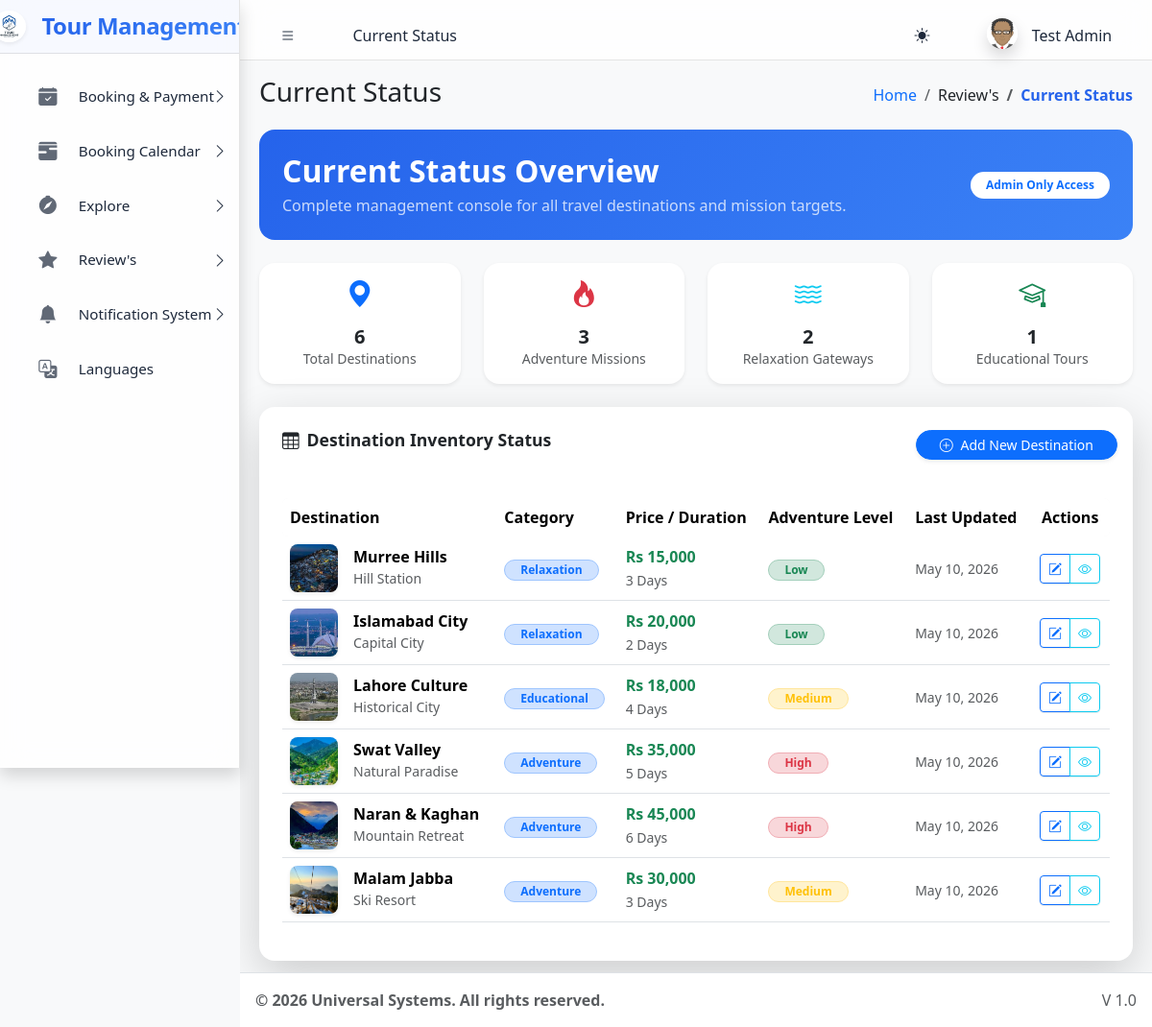
The app's page /dashboards/super_admin/current_status.php (signed in) with its own data.
### tables this page shows
CREATE TABLE `sys_pages` (
  `id` int(11) NOT NULL,
  `parent_id` int(11) DEFAULT 0,
  `page_name` varchar(100) NOT NULL,
  `page_url` varchar(255) DEFAULT '#',
  `icon_class` varchar(50) DEFAULT 'bi bi-circle',
  `sort_order` int(11) DEFAULT 0
);

CREATE TABLE `destinations` (
  `id` int(11) NOT NULL,
  `name` varchar(255) NOT NULL,
  `type` varchar(100) DEFAULT NULL,
  `hero_image` varchar(255) DEFAULT NULL,
  `duration` varchar(50) DEFAULT NULL,
  `price` varchar(50) DEFAULT NULL,
  `intensity` enum('Low','Medium','High') DEFAULT NULL,
  `description` text DEFAULT NULL,
  `environment` text DEFAULT NULL,
  `accommodation` text DEFAULT NULL,
  `activities` longtext DEFAULT NULL CHECK (json_valid(`activities`)),
  `is_deleted` tinyint(1) DEFAULT 0,
  `category` enum('Adventure','Relaxation','Educational') DEFAULT 'Adventure',
  `gravity_level` varchar(50) DEFAULT '1.0g',
  `itinerary` longtext DEFAULT NULL CHECK (json_valid(`itinerary`)),
  `route_data` longtext DEFAULT NULL CHECK (json_valid(`route_data`)),
  `created_at` timestamp NOT NULL DEFAULT current_timestamp()
);

### dashboards/super_admin/current_status.php (the view, shortened to what this page needs)
<?php
require_once '../../includes/header.php';
$query = "SELECT * FROM destinations WHERE is_deleted = 0 ORDER BY created_at DESC";
$destinations = $pdo->query($query)->fetchAll();
$totalDestinations = count($destinations);
$adventureTours = 0;
$relaxationTours = 0;
$educationalTours = 0;
foreach($destinations as $d) {
    if($d['category'] == 'Adventure') $adventureTours++;
    elseif($d['category'] == 'Relaxation') $relaxationTours++;
    elseif($d['category'] == 'Educational') $educationalTours++;
}
?>
<div class="row">
    <div class="col-12">
        <div class="p-4 rounded-4 mb-4" style="background: linear-gradient(135deg, var(--app-primary-blue) 0%, var(--app-accent-blue) 100%); color: white;">
            <div class="d-flex justify-content-between align-items-center">
                <div>
                    <h2 class="fw-bold mb-1">Current Status Overview</h2>
                    <p class="opacity-75 mb-0">Complete management console for all travel destinations and mission targets.</p>
                </div>
                <div class="text-end">
                    <span class="badge bg-white text-primary px-3 py-2 rounded-pill fw-bold">Admin Only Access</span>
                </div>
            </div>
        </div>
    </div>
</div>
<div class="row mb-4">
    <div class="col-md-3">
        <div class="card border-0 shadow-sm rounded-4 text-center p-3 h-100">
            <i class="bi bi-geo-alt-fill text-primary h3"></i>
            <h5 class="fw-bold mb-0 mt-2"><?= $totalDestinations ?></h5>
            <small class="text-muted">Total Destinations</small>
        </div>
    </div>
    <div class="col-md-3">
        <div class="card border-0 shadow-sm rounded-4 text-center p-3 h-100">
            <i class="bi bi-fire text-danger h3"></i>
            <h5 class="fw-bold mb-0 mt-2"><?= $adventureTours ?></h5>
            <small class="text-muted">Adventure Missions</small>
        </div>
    </div>
    <div class="col-md-3">
        <div class="card border-0 shadow-sm rounded-4 text-center p-3 h-100">
            <i class="bi bi-water text-info h3"></i>
            <h5 class="fw-bold mb-0 mt-2"><?= $relaxationTours ?></h5>
            <small class="text-muted">Relaxation Gateways</small>
        </div>
    </div>
    <div class="col-md-3">
        <div class="card border-0 shadow-sm rounded-4 text-center p-3 h-100">
            <i class="bi bi-mortarboard text-success h3"></i>
            <h5 class="fw-bold mb-0 mt-2"><?= $educationalTours ?></h5>
            <small class="text-muted">Educational Tours</small>
        </div>
    </div>
</div>
<div class="card card-outline card-primary shadow-lg border-0 rounded-4">
    <div class="card-header bg-transparent border-0 pt-4 px-4">
        <h3 class="card-title fw-bold"><i class="bi bi-table me-2"></i>Destination Inventory Status</h3>
        <div class="card-tools">
            <a href="manage_destinations.php" class="btn btn-primary btn-sm rounded-pill px-4 shadow-sm">
                <i class="bi bi-plus-circle me-1"></i> Add New Destination
            </a>
        </div>
    </div>
    <div class="card-body p-4">
        <div class="table-responsive">
            <table class="table table-hover align-middle">
                <thead class="bg-light">
                    <tr>
                        <th class="border-0 rounded-start">Destination</th>
                        <th class="border-0">Category</th>
                        <th class="border-0">Price / Duration</th>
                        <th class="border-0">Adventure Level</th>
                        <th class="border-0">Last Updated</th>
                        <th class="border-0 rounded-end text-center">Actions</th>
                    </tr>
                </thead>
                <tbody>
                    <?php foreach($destinations as $dest):
                        $imgSrc = (strpos($dest['hero_image'], 'http') === 0) ? $dest['hero_image'] : BASE_URL . $dest['hero_image'];
                        $badgeColor = 'success';
                        if($dest['intensity'] == 'Medium') $badgeColor = 'warning';
                        if($dest['intensity'] == 'High') $badgeColor = 'danger';
                    ?>
                    <tr>
                        <td>
                            <div class="d-flex align-items-center">
                                <img src="<?= $imgSrc ?>" class="rounded-3 me-3 shadow-sm" style="width: 50px; height: 50px; object-fit: cover;">
                                <div>
                                    <h6 class="fw-bold mb-0"><?= htmlspecialchars($dest['name']) ?></h6>
                                    <small class="text-muted"><?= htmlspecialchars($dest['type']) ?></small>
                                </div>
                            </div>
                        </td>
                        <td>
                            <span class="badge bg-primary-subtle text-primary border border-primary-subtle px-3 rounded-pill"><?= $dest['category'] ?></span>
                        </td>
                        <td>
                            <div class="fw-bold text-success"><?= $dest['price'] ?></div>
                            <small class="text-muted"><?= $dest['duration'] ?></small>
                        </td>
                        <td>
                            <span class="badge bg-<?= $badgeColor ?>-subtle text-<?= $badgeColor ?> border border-<?= $badgeColor ?>-subtle px-3 rounded-pill">
                                <?= $dest['intensity'] ?>
                            </span>
                        </td>
                        <td>
                            <small class="text-muted"><?= date('M d, Y', strtotime($dest['created_at'])) ?></small>
                        </td>
                        <td class="text-center">
                            <div class="btn-group btn-group-sm">
                                <a href="manage_destinations.php?edit_id=<?= $dest['id'] ?>" class="btn btn-outline-primary" title="Edit Full Details">
                                    <i class="bi bi-pencil-square"></i>
                                </a>
                                <a href="../../explore/destinations.php" target="_blank" class="btn btn-outline-info" title="View on Website">
                                    <i class="bi bi-eye"></i>
                                </a>
                            </div>
                        </td>
                    </tr>
                    <?php endforeach; ?>
                </tbody>
            </table>
        </div>
    </div>
</div>
<?php require_once '../../includes/footer.php'; ?>

### includes/header.php (shortened to what this page needs)
<?php
require_once __DIR__ . '/../core/session.php';
$base_path = parse_url(BASE_URL, PHP_URL_PATH);
$current_url = substr($_SERVER['SCRIPT_NAME'], strlen($base_path));
$pageStmt = $pdo->prepare("SELECT * FROM sys_pages WHERE page_url LIKE ? LIMIT 1");
$pageStmt->execute(["%$current_url%"]);
$currentPageData = $pageStmt->fetch();
$pageTitle = $currentPageData['page_name'] ?? 'Dashboard';
$pageId = $currentPageData['id'] ?? 0;
$breadcrumbs = [];
if ($currentPageData) {
    $crumbId = $currentPageData['id'];
    while($crumbId != 0) {
        $crumbStmt = $pdo->prepare("SELECT id, parent_id, page_name, page_url FROM sys_pages WHERE id = ?");
        $crumbStmt->execute([$crumbId]);
        $crumb = $crumbStmt->fetch();
        array_unshift($breadcrumbs, $crumb);
        $crumbId = $crumb['parent_id'];
    }
}
?>
<!DOCTYPE html>
<html lang="en"> <head>
    <link rel="stylesheet" href="<?= BASE_URL ?>assets/css/bootstrap.min.css" />
    <link rel="stylesheet" href="<?= BASE_URL ?>assets/css/bootstrap-icons.css" />
    <link rel="stylesheet" href="<?= BASE_URL ?>assets/css/adminlte.min.css" />
</head>
<body class="layout-fixed sidebar-expand-lg bg-body-tertiary">
<div class="app-wrapper">
    <nav class="app-header navbar navbar-expand bg-body">
        <div class="container-fluid">
            <ul class="navbar-nav">
                <li class="nav-item"> <a class="nav-link" data-lte-toggle="sidebar" href="#" role="button"><i class="bi bi-list"></i></a> </li>
                <li class="nav-item d-none d-md-block"> <a href="#" class="nav-link"><?= $pageTitle ?></a> </li>
            </ul>
            <ul class="navbar-nav ms-auto">
                 <li class="nav-item">
                    <button class="btn btn-link nav-link" id="theme-toggle" type="button">
                        <i class="bi bi-sun-fill" id="theme-icon"></i>
                    </button>
                </li>
                <li class="nav-item dropdown user-menu">
                    <a href="#" class="nav-link dropdown-toggle" data-bs-toggle="dropdown">
                        <img src="<?= !empty($_SESSION['avatar']) ? $_SESSION['avatar'] : BASE_URL.'assets/img/avatar.png' ?>" class="user-image rounded-circle shadow" alt="User Image">
                        <span class="d-none d-md-inline ms-1"><?= htmlspecialchars($_SESSION['name']) ?></span>
                    </a>
                </li>
            </ul>
        </div>
    </nav>
    <?php include 'sidebar.php'; ?>
    <main class="app-main">
        <div class="app-content-header">
            <div class="container-fluid">
                <div class="row">
                    <div class="col-sm-6"><h3 class="mb-0"><?= $pageTitle ?></h3></div>
                    <div class="col-sm-6">
                        <ol class="breadcrumb float-sm-end">
                            <li class="breadcrumb-item"><a href="<?= BASE_URL ?>">Home</a></li>
                            <?php foreach($breadcrumbs as $b): ?>
                                <li class="breadcrumb-item <?= ($b['id'] == $pageId) ? 'active' : '' ?>">
                                    <?= htmlspecialchars($b['page_name']) ?>
                                </li>
                            <?php endforeach; ?>
                        </ol>
                    </div>
                </div>
            </div>
        </div>
        <div class="app-content">
            <div class="container-fluid">

### includes/sidebar.php (shortened to what this page needs)
<aside class="app-sidebar shadow">
    <div class="sidebar-brand">
        <a href="<?= BASE_URL ?>index.php" class="brand-link d-flex align-items-center">
            <img src="<?= BASE_URL ?>assets/img/logo.png" alt="Logo" class="brand-image shadow-sm rounded-circle me-2" style="width: 35px; height: 35px; object-fit: cover;">
            <span class="brand-text h4 mb-0 fw-bold">Tour Management</span>
        </a>
    </div>
    <div class="sidebar-wrapper">
        <nav class="mt-2">
            <ul class="nav sidebar-menu flex-column" data-lte-toggle="treeview" role="menu" data-accordion="false">
                <?php
                function buildMenu($pdo, $parentId = 0, $userRole, $currentUrl)
                {
                    $sql = "
                        SELECT p.* FROM sys_pages p
                        JOIN role_access ra ON p.id = ra.page_id
                        WHERE p.parent_id = ? AND ra.role_key = ?
                        ORDER BY p.sort_order ASC
                    ";
                    $stmt = $pdo->prepare($sql);
                    $stmt->execute([$parentId, $userRole]);
                    $items = $stmt->fetchAll();
                    foreach ($items as $item) {
                        $childStmt = $pdo->prepare("SELECT COUNT(*) FROM sys_pages WHERE parent_id = ?");
                        $childStmt->execute([$item['id']]);
                        $hasChildren = $childStmt->fetchColumn() > 0;
                        $isActive = (strpos($currentUrl, $item['page_url']) !== false && $item['page_url'] !== '#');
                        $menuOpen = $isActive ? 'menu-open' : '';
                        $activeClass = $isActive ? 'active' : '';
                        echo '<li class="nav-item ' . $menuOpen . '">';
                        echo '<a href="' . ($hasChildren ? '#' : BASE_URL . $item['page_url']) . '" class="nav-link ' . $activeClass . '">';
                        echo '<i class="nav-icon ' . $item['icon_class'] . '"></i>';
                        echo '<p>' . htmlspecialchars($item['page_name']);
                        echo '</p></a>';
                        if ($hasChildren) {
                            buildMenu($pdo, $item['id'], $userRole, $currentUrl);
                        }
                        echo '</li>';
                    }
                }
                $base_path = parse_url(BASE_URL, PHP_URL_PATH);
                $cur = substr($_SERVER['SCRIPT_NAME'], strlen($base_path));
                buildMenu($pdo, 0, $_SESSION['role'], $cur);
                ?>
            </ul>
        </nav>
    </div>
</aside>

### includes/header.php (style rules this page uses)
:root { --app-primary-blue: #2563eb; --app-primary-blue-rgb: 37, 99, 235; --app-accent-blue: #3b82f6; --app-sidebar-width: 280px; --app-glass-blur: blur(15px) saturate(180%); }
[data-bs-theme="light"] { --app-sidebar-bg: rgba(255, 255, 255, 0.8); --app-sidebar-text: #1e293b; --app-sidebar-text-rgb: 30, 41, 59; --app-sidebar-border: rgba(0, 0, 0, 0.1); --app-nav-active-bg: rgba(37, 99, 235, 0.1); --app-nav-hover-bg: rgba(0, 0, 0, 0.05); --app-header-bg: rgba(255, 255, 255, 0.8); }
.user-image { width: 30px; height: 30px; object-fit: cover; }
.app-header { background: var(--app-header-bg) !important; backdrop-filter: var(--app-glass-blur); -webkit-backdrop-filter: var(--app-glass-blur); border-bottom: 1px solid var(--app-sidebar-border) !important; }
.breadcrumb-item.active { color: var(--app-primary-blue); font-weight: 600; }
body { transition: background-color 0.3s ease, color 0.3s ease; }
body { top: 0px !important; }

### includes/sidebar.php (style rules this page uses)
.app-sidebar { background: var(--app-sidebar-bg) !important; backdrop-filter: var(--app-glass-blur); -webkit-backdrop-filter: var(--app-glass-blur); border-right: 1px solid var(--app-sidebar-border) !important; transition: all 0.4s cubic-bezier(0.4, 0, 0.2, 1); color: var(--app-sidebar-text) !important; }
.sidebar-brand { background: rgba(var(--app-primary-blue-rgb), 0.03) !important; border-bottom: 1px solid var(--app-sidebar-border) !important; padding: 1.5rem 1rem !important; }
.brand-text { font-weight: 700 !important; letter-spacing: -0.5px; background: linear-gradient(135deg, var(--app-primary-blue) 0%, var(--app-accent-blue) 100%); -webkit-background-clip: text; -webkit-text-fill-color: transparent; }
.nav-link { border-radius: 12px !important; margin: 0.2rem 0.8rem !important; padding: 0.8rem 1rem !important; transition: all 0.3s ease !important; border: 1px solid transparent !important; color: var(--app-sidebar-text) !important; }
.nav-icon { font-size: 1.2rem !important; margin-right: 12px !important; transition: transform 0.3s ease; color: var(--app-sidebar-text); opacity: 0.7; }
.sidebar-menu p { font-weight: 500; font-size: 0.95rem; }

### records on screen
sys_pages: page_name "Current Status"
sys_pages: page_name "Booking & Payment"
sys_pages: page_name "Booking Calendar"
sys_pages: page_name "Explore"
sys_pages: page_name "Review's"
sys_pages: page_name "Notification System"
sys_pages: page_name "Languages"
destinations: hero_image (picture), name "Murree Hills", type "Hill Station", category "Relaxation", price "Rs 15,000", duration "3 Days", intensity "Low", created_at "May 10, 2026"
destinations: hero_image (picture), name "Islamabad City", type "Capital City", category "Relaxation", price "Rs 20,000", duration "2 Days", intensity "Low", created_at "May 10, 2026"
destinations: hero_image (picture), name "Lahore Culture", type "Historical City", category "Educational", price "Rs 18,000", duration "4 Days", intensity "Medium", created_at "May 10, 2026"
destinations: hero_image (picture), name "Swat Valley", type "Natural Paradise", category "Adventure", price "Rs 35,000", duration "5 Days", intensity "High", created_at "May 10, 2026"
destinations: hero_image (picture), name "Naran & Kaghan", type "Mountain Retreat", category "Adventure", price "Rs 45,000", duration "6 Days", intensity "High", created_at "May 10, 2026"
destinations: hero_image (picture), name "Malam Jabba", type "Ski Resort", category "Adventure", price "Rs 30,000", duration "3 Days", intensity "Medium", created_at "May 10, 2026"

### other values on screen
$_SESSION['name'] "Test Admin"
$totalDestinations "6"
$adventureTours "3"
$relaxationTours "2"
$educationalTours "1"
$settings['footer_text'] "© 2026 Universal Systems. All rights reserved."
